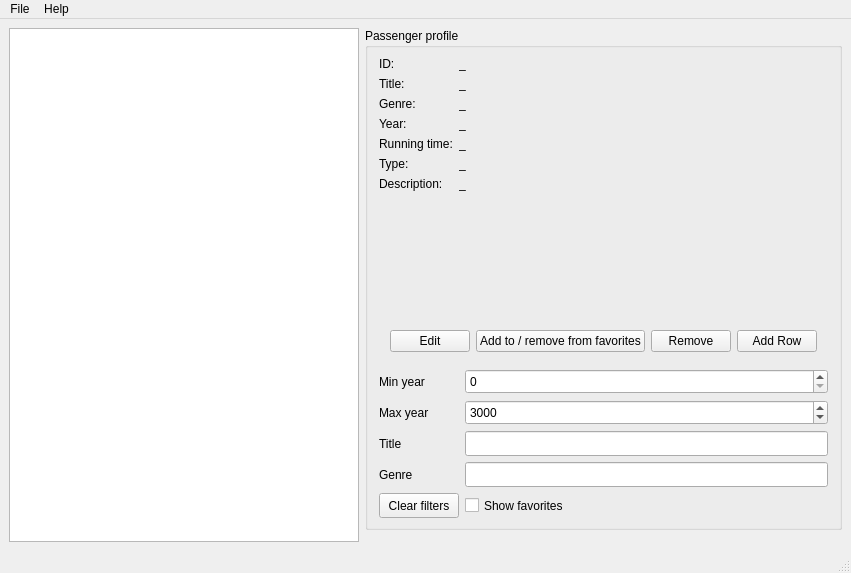
<?xml version="1.0" encoding="UTF-8"?>
<ui version="4.0">
 <class>MainWindow</class>
 <widget class="QMainWindow" name="MainWindow">
  <property name="geometry">
   <rect>
    <x>0</x>
    <y>0</y>
    <width>851</width>
    <height>573</height>
   </rect>
  </property>
  <property name="windowTitle">
   <string>MainWindow</string>
  </property>
  <widget class="QWidget" name="centralwidget">
   <layout class="QGridLayout" name="gridLayout">
    <item row="0" column="0" rowspan="3" colspan="2">
     <widget class="QTableView" name="tableView">
      <property name="sizePolicy">
       <sizepolicy hsizetype="Expanding" vsizetype="Expanding">
        <horstretch>0</horstretch>
        <verstretch>0</verstretch>
       </sizepolicy>
      </property>
      <property name="minimumSize">
       <size>
        <width>0</width>
        <height>500</height>
       </size>
      </property>
      <property name="layoutDirection">
       <enum>Qt::LeftToRight</enum>
      </property>
      <property name="editTriggers">
       <set>QAbstractItemView::NoEditTriggers</set>
      </property>
      <property name="sortingEnabled">
       <bool>true</bool>
      </property>
      <attribute name="horizontalHeaderDefaultSectionSize">
       <number>85</number>
      </attribute>
      <attribute name="horizontalHeaderShowSortIndicator" stdset="0">
       <bool>true</bool>
      </attribute>
      <attribute name="horizontalHeaderStretchLastSection">
       <bool>false</bool>
      </attribute>
      <attribute name="verticalHeaderStretchLastSection">
       <bool>false</bool>
      </attribute>
     </widget>
    </item>
    <item row="0" column="2" colspan="2">
     <widget class="QGroupBox" name="groupBoxProfile">
      <property name="minimumSize">
       <size>
        <width>300</width>
        <height>500</height>
       </size>
      </property>
      <property name="maximumSize">
       <size>
        <width>600</width>
        <height>16777215</height>
       </size>
      </property>
      <property name="title">
       <string>Passenger profile</string>
      </property>
      <layout class="QFormLayout" name="formLayout">
       <property name="leftMargin">
        <number>11</number>
       </property>
       <property name="rightMargin">
        <number>11</number>
       </property>
       <item row="0" column="1">
        <widget class="QLabel" name="labelIDData">
         <property name="text">
          <string>_</string>
         </property>
        </widget>
       </item>
       <item row="1" column="0">
        <widget class="QLabel" name="labelTitle">
         <property name="text">
          <string>Title:</string>
         </property>
        </widget>
       </item>
       <item row="1" column="1">
        <widget class="QLabel" name="labelTitleData">
         <property name="text">
          <string>_</string>
         </property>
         <property name="wordWrap">
          <bool>true</bool>
         </property>
        </widget>
       </item>
       <item row="2" column="0">
        <widget class="QLabel" name="labelGenre">
         <property name="text">
          <string>Genre:</string>
         </property>
        </widget>
       </item>
       <item row="2" column="1">
        <widget class="QLabel" name="labelGenreData">
         <property name="text">
          <string>_</string>
         </property>
        </widget>
       </item>
       <item row="3" column="0">
        <widget class="QLabel" name="labelYear">
         <property name="text">
          <string>Year:</string>
         </property>
        </widget>
       </item>
       <item row="3" column="1">
        <widget class="QLabel" name="labelYearData">
         <property name="text">
          <string>_</string>
         </property>
        </widget>
       </item>
       <item row="4" column="0">
        <widget class="QLabel" name="labelRunningTime">
         <property name="text">
          <string>Running time:</string>
         </property>
        </widget>
       </item>
       <item row="4" column="1">
        <widget class="QLabel" name="labelRunningTimeData">
         <property name="text">
          <string>_</string>
         </property>
        </widget>
       </item>
       <item row="5" column="0">
        <widget class="QLabel" name="labeType">
         <property name="text">
          <string>Type:</string>
         </property>
        </widget>
       </item>
       <item row="5" column="1">
        <widget class="QLabel" name="labelTypeData">
         <property name="text">
          <string>_</string>
         </property>
        </widget>
       </item>
       <item row="6" column="0">
        <widget class="QLabel" name="labelDescription">
         <property name="text">
          <string>Description:</string>
         </property>
        </widget>
       </item>
       <item row="6" column="1">
        <widget class="QLabel" name="labelDescriptionData">
         <property name="enabled">
          <bool>true</bool>
         </property>
         <property name="baseSize">
          <size>
           <width>0</width>
           <height>0</height>
          </size>
         </property>
         <property name="text">
          <string>_</string>
         </property>
         <property name="alignment">
          <set>Qt::AlignBottom|Qt::AlignLeading|Qt::AlignLeft</set>
         </property>
         <property name="wordWrap">
          <bool>true</bool>
         </property>
        </widget>
       </item>
       <item row="8" column="0">
        <spacer name="verticalSpacer_2">
         <property name="orientation">
          <enum>Qt::Vertical</enum>
         </property>
         <property name="sizeHint" stdset="0">
          <size>
           <width>20</width>
           <height>80</height>
          </size>
         </property>
        </spacer>
       </item>
       <item row="0" column="0">
        <widget class="QLabel" name="labelID">
         <property name="text">
          <string>ID:</string>
         </property>
        </widget>
       </item>
       <item row="9" column="0" colspan="2">
        <layout class="QGridLayout" name="gridLayout_2" rowstretch="0" columnstretch="0,0,0,0,0" rowminimumheight="0" columnminimumwidth="0,0,0,0,0">
         <property name="leftMargin">
          <number>11</number>
         </property>
         <property name="topMargin">
          <number>11</number>
         </property>
         <property name="rightMargin">
          <number>11</number>
         </property>
         <property name="bottomMargin">
          <number>11</number>
         </property>
         <item row="0" column="4">
          <widget class="QPushButton" name="pushButtonAdd">
           <property name="text">
            <string>Add Row</string>
           </property>
          </widget>
         </item>
         <item row="0" column="2">
          <widget class="QPushButton" name="pushButtonRemove">
           <property name="text">
            <string>Remove</string>
           </property>
          </widget>
         </item>
         <item row="0" column="0">
          <widget class="QPushButton" name="pushButtonEdit">
           <property name="text">
            <string>Edit</string>
           </property>
          </widget>
         </item>
         <item row="0" column="1">
          <widget class="QPushButton" name="pushButtonFavorite">
           <property name="text">
            <string>Add to / remove from favorites</string>
           </property>
          </widget>
         </item>
        </layout>
       </item>
       <item row="10" column="0" colspan="2">
        <layout class="QGridLayout" name="gridLayout_3" rowminimumheight="0,0,0,0,0" columnminimumwidth="0,0">
         <property name="sizeConstraint">
          <enum>QLayout::SetDefaultConstraint</enum>
         </property>
         <item row="3" column="1">
          <widget class="QLineEdit" name="lineEditFilterGenre">
           <property name="minimumSize">
            <size>
             <width>0</width>
             <height>25</height>
            </size>
           </property>
           <property name="maxLength">
            <number>64</number>
           </property>
          </widget>
         </item>
         <item row="1" column="1">
          <widget class="QSpinBox" name="spinBoxFilterMaxYear">
           <property name="minimumSize">
            <size>
             <width>0</width>
             <height>25</height>
            </size>
           </property>
           <property name="maximum">
            <number>99999</number>
           </property>
           <property name="value">
            <number>3000</number>
           </property>
          </widget>
         </item>
         <item row="2" column="1">
          <widget class="QLineEdit" name="lineEditFilterTitle">
           <property name="minimumSize">
            <size>
             <width>0</width>
             <height>25</height>
            </size>
           </property>
           <property name="inputMask">
            <string/>
           </property>
           <property name="text">
            <string/>
           </property>
           <property name="maxLength">
            <number>32767</number>
           </property>
          </widget>
         </item>
         <item row="0" column="1">
          <widget class="QSpinBox" name="spinBoxFilterMinYear">
           <property name="minimumSize">
            <size>
             <width>0</width>
             <height>25</height>
            </size>
           </property>
           <property name="maximum">
            <number>99999</number>
           </property>
          </widget>
         </item>
         <item row="3" column="0">
          <widget class="QLabel" name="labelFilterGenre">
           <property name="minimumSize">
            <size>
             <width>0</width>
             <height>25</height>
            </size>
           </property>
           <property name="text">
            <string>Genre</string>
           </property>
          </widget>
         </item>
         <item row="0" column="0">
          <widget class="QLabel" name="labelFilterMinYear">
           <property name="minimumSize">
            <size>
             <width>0</width>
             <height>25</height>
            </size>
           </property>
           <property name="text">
            <string>Min year</string>
           </property>
          </widget>
         </item>
         <item row="1" column="0">
          <widget class="QLabel" name="labelFilterMaxYear">
           <property name="minimumSize">
            <size>
             <width>0</width>
             <height>25</height>
            </size>
           </property>
           <property name="text">
            <string>Max year</string>
           </property>
          </widget>
         </item>
         <item row="2" column="0">
          <widget class="QLabel" name="labelFilterTitle">
           <property name="minimumSize">
            <size>
             <width>0</width>
             <height>25</height>
            </size>
           </property>
           <property name="text">
            <string>Title</string>
           </property>
          </widget>
         </item>
         <item row="4" column="1">
          <widget class="QCheckBox" name="checkBoxFilterFavorite">
           <property name="minimumSize">
            <size>
             <width>0</width>
             <height>25</height>
            </size>
           </property>
           <property name="text">
            <string>Show favorites</string>
           </property>
          </widget>
         </item>
         <item row="4" column="0">
          <widget class="QPushButton" name="pushButtonClearFilters">
           <property name="minimumSize">
            <size>
             <width>0</width>
             <height>25</height>
            </size>
           </property>
           <property name="text">
            <string>Clear filters</string>
           </property>
          </widget>
         </item>
        </layout>
       </item>
      </layout>
     </widget>
    </item>
   </layout>
  </widget>
  <widget class="QMenuBar" name="menubar">
   <property name="geometry">
    <rect>
     <x>0</x>
     <y>0</y>
     <width>851</width>
     <height>26</height>
    </rect>
   </property>
   <widget class="QMenu" name="menu">
    <property name="title">
     <string>File</string>
    </property>
    <addaction name="actionSave"/>
    <addaction name="actionSaveAs"/>
    <addaction name="actionSaveTo"/>
    <addaction name="actionOpenFile"/>
   </widget>
   <widget class="QMenu" name="menuHelp">
    <property name="title">
     <string>Help</string>
    </property>
    <addaction name="actionAbout"/>
   </widget>
   <addaction name="menu"/>
   <addaction name="menuHelp"/>
  </widget>
  <widget class="QStatusBar" name="statusbar"/>
  <action name="actionOpen">
   <property name="text">
    <string>Open</string>
   </property>
  </action>
  <action name="actionInformation">
   <property name="text">
    <string>Information</string>
   </property>
  </action>
  <action name="actionSave">
   <property name="text">
    <string>Save</string>
   </property>
  </action>
  <action name="actionOpenFile">
   <property name="text">
    <string>Open</string>
   </property>
  </action>
  <action name="actionAbout">
   <property name="text">
    <string>Information</string>
   </property>
  </action>
  <action name="actionSaveAs">
   <property name="text">
    <string>Save As</string>
   </property>
  </action>
  <action name="actionSaveTo">
   <property name="text">
    <string>Save To</string>
   </property>
  </action>
 </widget>
 <resources/>
 <connections/>
</ui>
